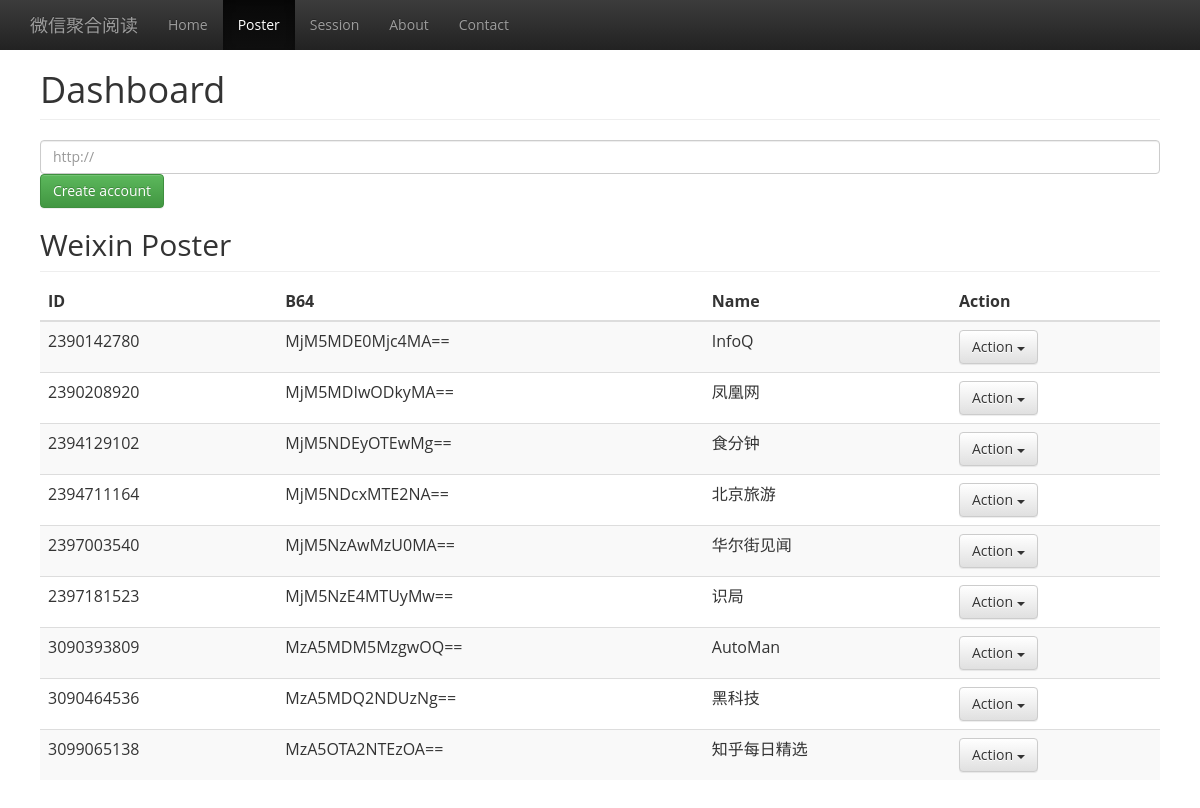
Page /weixin/poster/ on the committed database.
### weisite/models.py (models this page shows)
class weixin_poster(models.Model):
    poster_id = models.IntegerField(primary_key=True)
    poster_b64 = models.CharField(max_length=100)
    poster_name = models.CharField(max_length=100)
    poster_last_thread = models.IntegerField()

### weisite/views.py (the view)
def poster(request):
    posters = weixin_poster.objects.all().order_by('poster_id')
    return render_to_response('poster.html', {'poster_list' : posters})

### weisite/templates/poster.html (shortened to what this page needs)
{% load staticfiles %}
<html>
<head>
<link rel="stylesheet" href="http://cdn.bootcss.com/bootstrap/3.3.0/css/bootstrap.min.css">
<link rel="stylesheet" href="http://cdn.bootcss.com/bootstrap/3.3.0/css/bootstrap-theme.min.css">
<link href='http://fonts.useso.com/css?family=Open+Sans:300,400,600&subset=latin,latin-ext' rel='stylesheet'>
<link rel="stylesheet" href={% static 'css/dashboard.css' %}>
</head>
<body>
{% block navbar %}
 <nav class="navbar navbar-inverse navbar-fixed-top">
      <div class="container">
        <div class="navbar-header">
          <a class="navbar-brand" href="#">微信聚合阅读</a>
        </div>
        <div id="navbar" class="collapse navbar-collapse">
          <ul class="nav navbar-nav">
            <li><a href="/weixin/home">Home</a></li>
            <li class="active" href="poster"><a href="#">Poster</a></li>
            <li><a href="/weixin/key">Session</a></li>
            <li><a href="#about">About</a></li>
            <li><a href="#contact">Contact</a></li>
          </ul>
        </div>
      </div>
    </nav>
{% endblock %}
<div class="container-fluid">
      <div class="row">
        <div class="col-sm-12 main">
          <h1 class="page-header">Dashboard</h1>
            <form action='/weixin/key' method="GET">
                <input type="text" class="form-control" name="inputURL" placeholder="http://">
                <button type="submit" class="btn btn-success">Create account</button>
            </form>
          <h2 class="sub-header">Weixin Poster</h2>
          <div class="table-responsive">
            <table class="table table-striped">
              <thead>
                <tr>
                  <th>ID</th>
                  <th>B64</th>
                  <th>Name</th>
                  <th>Action</th>
                </tr>
              </thead>
              <tbody>
                {% for poster in poster_list %}
                    <tr>
                      <td>{{poster.poster_id}}</td>
                      <td>{{poster.poster_b64}}</td>
                      <td>{{poster.poster_name}}</td>
                      <td>
                            <div class="btn-group">
                              <button type="button" class="btn btn-default dropdown-toggle" data-toggle="dropdown" aria-expanded="false">
                                Action <span class="caret"></span>
                              </button>
                            </div>
                      </td>
                    </tr>
                {% endfor %}
              </tbody>
            </table>
          </div>
        </div>
      </div>
    </div>
</body>
</html>

### weisite/static/css/dashboard.css (style rules this page uses)
body { font-family: "Open Sans"; padding-top: 50px; }
.sub-header { padding-bottom: 10px; border-bottom: 1px solid #eee; }
.navbar-fixed-top { border: 0; }
.main { padding: 20px; }
@media (min-width: 768px) { .main { padding-right: 40px; padding-left: 40px; } }
.main .page-header { margin-top: 0; }

### rows in the picture
weixin_poster: poster_id "2390142780", poster_b64 "MjM5MDE0Mjc4MA==", poster_name "InfoQ"
weixin_poster: poster_id "2390208920", poster_b64 "MjM5MDIwODkyMA==", poster_name "凤凰网"
weixin_poster: poster_id "2394129102", poster_b64 "MjM5NDEyOTEwMg==", poster_name "食分钟"
weixin_poster: poster_id "2394711164", poster_b64 "MjM5NDcxMTE2NA==", poster_name "北京旅游"
weixin_poster: poster_id "2397003540", poster_b64 "MjM5NzAwMzU0MA==", poster_name "华尔街见闻"
weixin_poster: poster_id "2397181523", poster_b64 "MjM5NzE4MTUyMw==", poster_name "识局"
weixin_poster: poster_id "3090393809", poster_b64 "MzA5MDM5MzgwOQ==", poster_name "AutoMan"
weixin_poster: poster_id "3090464536", poster_b64 "MzA5MDQ2NDUzNg==", poster_name "黑科技"
weixin_poster: poster_id "3099065138", poster_b64 "MzA5OTA2NTEzOA==", poster_name "知乎每日精选"
